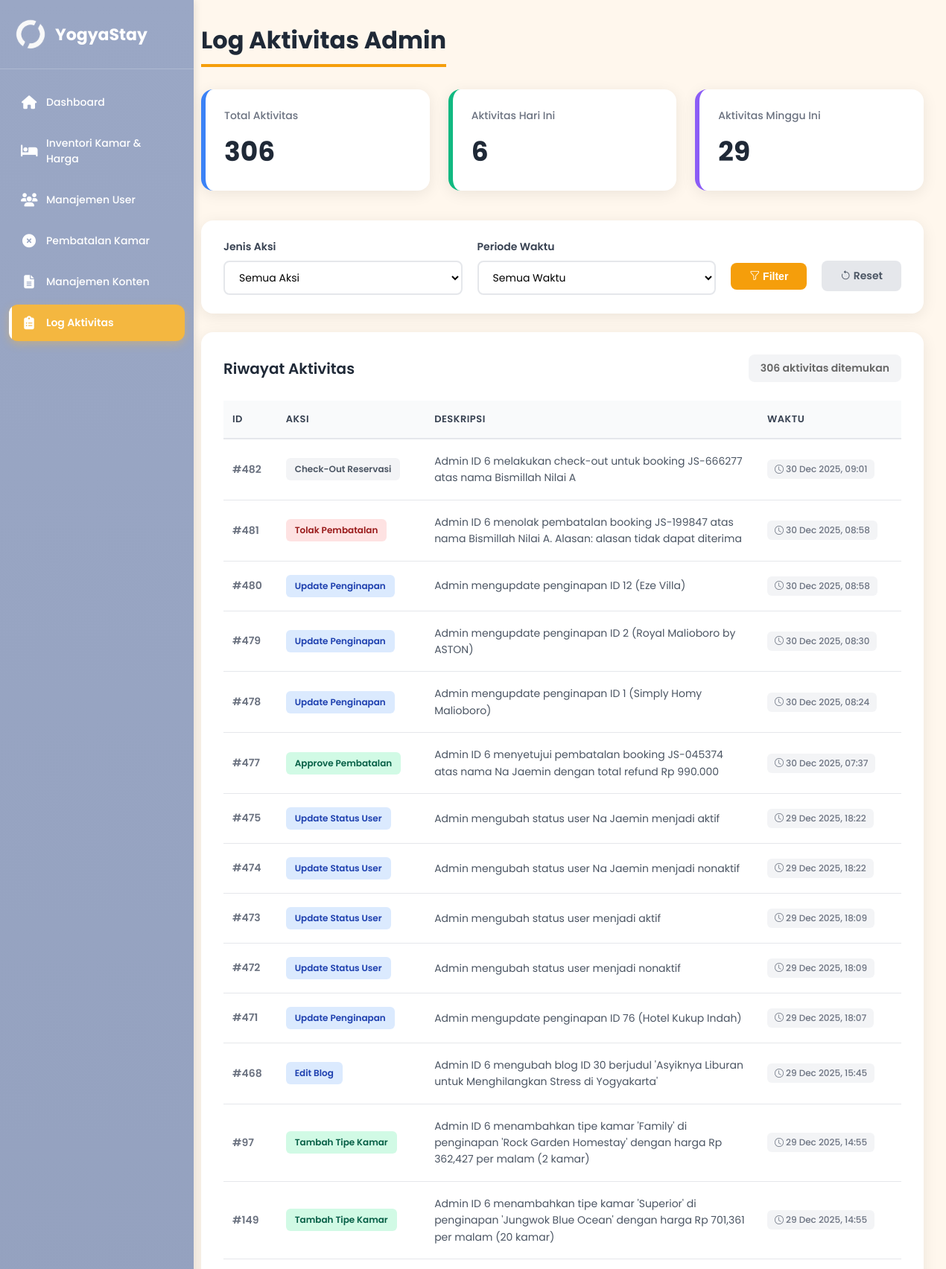
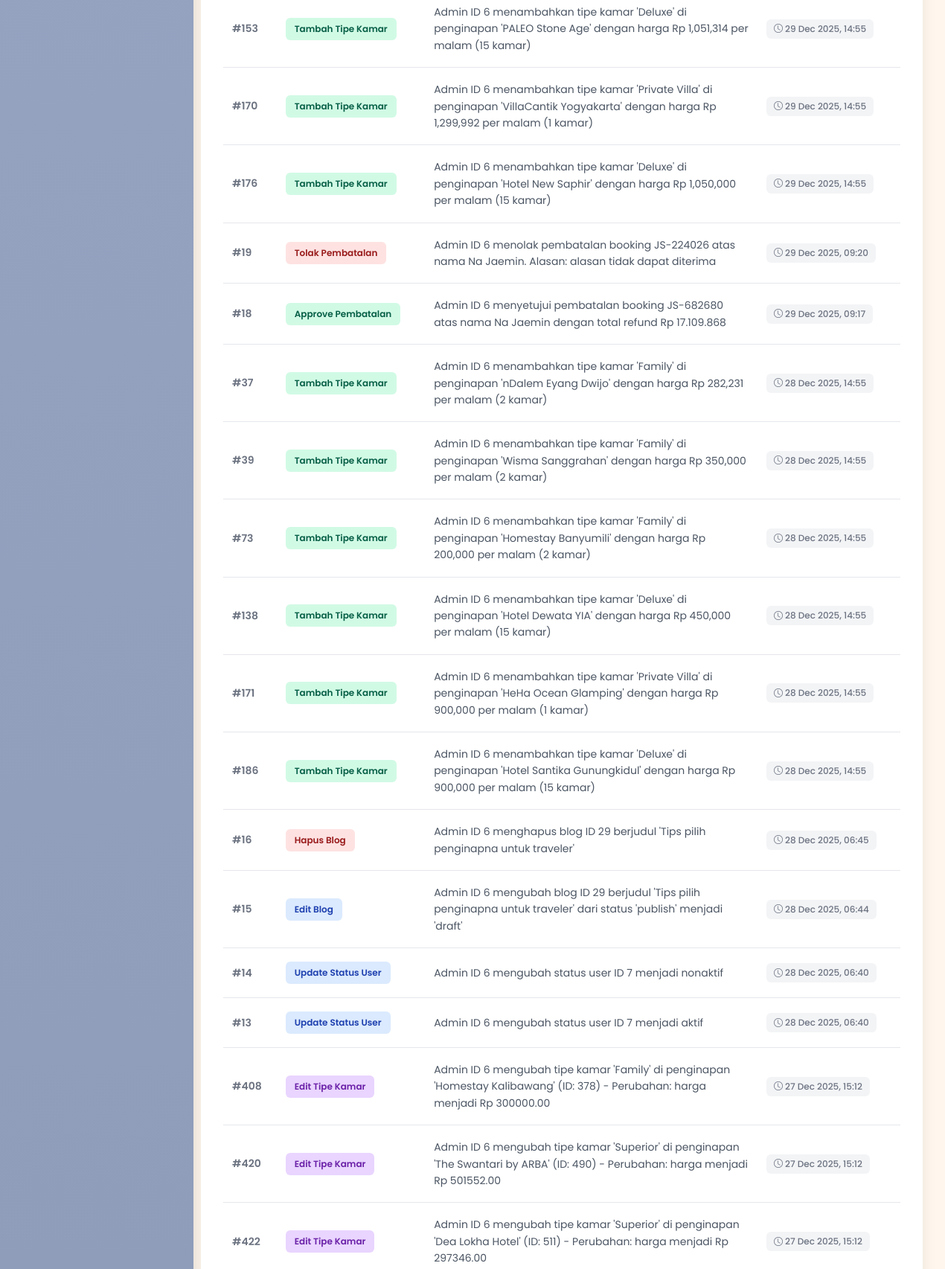
/admin/log/log.php (signed in, upper part), run on the app's committed database (2 pictures, top to bottom).
### tables this page shows
CREATE TABLE `log_aktivitas_admin` (
  `id_log` int(11) NOT NULL,
  `id_admin` int(11) NOT NULL,
  `aksi` varchar(150) NOT NULL,
  `deskripsi` text DEFAULT NULL,
  `created_at` timestamp NOT NULL DEFAULT current_timestamp()
);

### admin/log/log.php (the view, shortened to what this page needs)
<?php
require_once '../../config.php';
function getTotal($conn, $query)
{
    $res = mysqli_query($conn, $query);
    $row = mysqli_fetch_assoc($res);
    return $row['total'] ?? 0;
}
$filter_aksi = isset($_GET['aksi']) ? $_GET['aksi'] : 'semua';
$filter_tanggal = isset($_GET['tanggal']) ? $_GET['tanggal'] : 'semua';
$total_aktivitas = getTotal($conn, "SELECT COUNT(*) AS total FROM log_aktivitas_admin");
$aktivitas_hari_ini = getTotal($conn, "SELECT COUNT(*) AS total FROM log_aktivitas_admin WHERE DATE(created_at) = CURDATE()");
$aktivitas_minggu_ini = getTotal($conn, "SELECT COUNT(*) AS total FROM log_aktivitas_admin WHERE YEARWEEK(created_at) = YEARWEEK(CURDATE())");
$where_clause = "";
$query_log = mysqli_query($conn, "
    SELECT
        l.id_log,
        l.id_admin,
        l.aksi,
        l.deskripsi,
        l.created_at
    FROM log_aktivitas_admin l
    $where_clause
    ORDER BY l.created_at DESC
");
$total_filtered = mysqli_num_rows($query_log);
?>
<!DOCTYPE html>
<html lang="id">
<head>
    <link rel="stylesheet" href="https://cdn.jsdelivr.net/npm/bootstrap-icons@1.11.1/font/bootstrap-icons.css">
</head>
<body>
    <div class="layout">
        <?php include '../partials/sidebar.php'; ?>
        <div class="content">
            <div class="topbar">
                <h1>Log Aktivitas Admin</h1>
            </div>
            <div class="cards">
                <div class="card blue">
                    <small>Total Aktivitas</small>
                    <h2><?= $total_aktivitas ?></h2>
                </div>
                <div class="card green">
                    <small>Aktivitas Hari Ini</small>
                    <h2><?= $aktivitas_hari_ini ?></h2>
                </div>
                <div class="card purple">
                    <small>Aktivitas Minggu Ini</small>
                    <h2><?= $aktivitas_minggu_ini ?></h2>
                </div>
            </div>
            <div class="filter-section">
                <form method="GET" action="">
                    <div class="filter-row">
                        <div class="filter-group">
                            <label class="filter-label">Jenis Aksi</label>
                            <select name="aksi" class="filter-select">
                                <option value="semua" <?= $filter_aksi == 'semua' ? 'selected' : '' ?>>Semua Aksi</option>
                            </select>
                        </div>
                        <div class="filter-group">
                            <label class="filter-label">Periode Waktu</label>
                            <select name="tanggal" class="filter-select">
                                <option value="semua" <?= $filter_tanggal == 'semua' ? 'selected' : '' ?>>Semua Waktu
                                </option>
                            </select>
                        </div>
                        <button type="submit" class="btn-filter">
                            <i class="bi bi-funnel"></i> Filter
                        </button>
                        <a href="?" class="btn-reset">
                            <i class="bi bi-arrow-counterclockwise"></i> Reset
                        </a>
                    </div>
                </form>
            </div>
            <div class="table-section">
                <div class="table-header">
                    <h3>Riwayat Aktivitas</h3>
                    <span class="result-count">
                        <?= $total_filtered ?> aktivitas ditemukan
                    </span>
                </div>
                <div class="table-wrapper">
                    <table>
                        <thead>
                            <tr>
                                <th>ID</th>
                                <th>Aksi</th>
                                <th>Deskripsi</th>
                                <th>Waktu</th>
                            </tr>
                        </thead>
                        <tbody>
                            <?php if ($query_log && mysqli_num_rows($query_log) > 0): ?>
                                <?php while ($row = mysqli_fetch_assoc($query_log)): ?>
                                    <tr>
                                        <td style="font-weight:600;color:#6b7280">#<?= $row['id_log'] ?></td>
                                        <td>
                                            <?php
                                            $aksi = strtolower($row['aksi']);
                                            $badge_class = 'badge-default';
                                            if (strpos($aksi, 'tambah') !== false) {
                                                $badge_class = 'badge-tambah';
                                            } elseif (strpos($aksi, 'edit') !== false || strpos($aksi, 'update') !== false || strpos($aksi, 'ubah') !== false) {
                                                $badge_class = 'badge-edit';
                                            } elseif (strpos($aksi, 'hapus') !== false) {
                                                $badge_class = 'badge-hapus';
                                            } elseif (strpos($aksi, 'approve') !== false) {
                                                $badge_class = 'badge-approve';
                                            } elseif (strpos($aksi, 'tolak') !== false || strpos($aksi, 'reject') !== false) {
                                                $badge_class = 'badge-tolak';
                                            }
                                            if (strpos($aksi, 'kamar') !== false) {
                                                if (strpos($aksi, 'tambah') !== false) {
                                                    $badge_class = 'badge-tambah';
                                                } elseif (strpos($aksi, 'edit') !== false || strpos($aksi, 'update') !== false) {
                                                    $badge_class = 'badge-kamar';
                                                } elseif (strpos($aksi, 'hapus') !== false) {
                                                    $badge_class = 'badge-hapus';
                                                } elseif (strpos($aksi, 'stok') !== false) {
                                                    $badge_class = 'badge-stok';
                                                }
                                            }
                                            ?>
                                            <span class="badge-aksi <?= $badge_class ?>">
                                                <?= htmlspecialchars($row['aksi']) ?>
                                            </span>
                                        </td>
                                        <td class="deskripsi-cell">
                                            <?= htmlspecialchars($row['deskripsi']) ?>
                                        </td>
                                        <td>
                                            <span class="time-badge">
                                                <i class="bi bi-clock"></i>
                                                <?= date('d M Y, H:i', strtotime($row['created_at'])) ?>
                                            </span>
                                        </td>
                                    </tr>
                                <?php endwhile; ?>
                            <?php endif; ?>
                        </tbody>
                    </table>
                </div>
            </div>
        </div>
    </div>
</body>
</html>

### admin/log/log.php (style rules this page uses)
* { box-sizing: border-box; margin: 0; padding: 0 }
body { font-family: 'Poppins', sans-serif; background: #fff7ed; color: #1f2937; }
.layout { display: flex; min-height: 100vh }
.content { margin-left: 240px; padding: 30px; width: 100%; max-width: 1600px; transition: margin-left 0.3s ease }
.topbar { display: flex; gap: 15px; align-items: center; margin-bottom: 30px; }
h1 { margin: 0; font-size: 32px; font-weight: 700; color: #1f2937; border-bottom: 4px solid #f59e0b; display: inline-block; padding-bottom: 8px; }
.cards { display: grid; grid-template-columns: repeat(auto-fit, minmax(280px, 1fr)); gap: 25px; margin-top: 30px; margin-bottom: 40px; }
.card { background: #fff; padding: 25px; border-radius: 16px; box-shadow: 0 4px 20px rgba(0, 0, 0, .08); transition: transform 0.2s, box-shadow 0.2s; }
.card.blue { border-left: 6px solid #3b82f6 }
.card.green { border-left: 6px solid #10b981 }
.card.purple { border-left: 6px solid #8b5cf6 }
.card small { color: #6b7280; font-size: 14px; font-weight: 500; display: block; margin-bottom: 10px; }
.card h2 { font-size: 36px; font-weight: 700; color: #1f2937; margin: 0; }
.filter-section { background: #fff; padding: 25px 30px; border-radius: 16px; box-shadow: 0 4px 20px rgba(0, 0, 0, .08); margin-bottom: 25px; }
.filter-row { display: flex; gap: 20px; flex-wrap: wrap; align-items: center; }
.filter-group { flex: 1; min-width: 200px; }
.filter-label { display: block; font-size: 14px; font-weight: 600; color: #374151; margin-bottom: 8px; }
.filter-select { width: 100%; padding: 10px 15px; border: 2px solid #e5e7eb; border-radius: 8px; font-size: 14px; font-family: 'Poppins', sans-serif; background: white; cursor: pointer; transition: border-color 0.3s; }
.btn-filter { padding: 10px 25px; background: #f59e0b; color: white; border: none; border-radius: 8px; font-size: 14px; font-weight: 600; cursor: pointer; transition: all 0.3s; margin-top: 24px; }
.btn-reset { padding: 10px 25px; background: #e5e7eb; color: #4b5563; border: none; border-radius: 8px; font-size: 14px; font-weight: 600; cursor: pointer; transition: all 0.3s; margin-top: 24px; text-decoration: none; display: inline-block; }
.table-section { background: #fff; padding: 30px; border-radius: 16px; box-shadow: 0 4px 20px rgba(0, 0, 0, .08); }
.table-header { display: flex; justify-content: space-between; align-items: center; margin-bottom: 25px; }
.table-section h3 { font-size: 20px; font-weight: 600; color: #1f2937; margin: 0; }
.result-count { font-size: 14px; color: #666; background: #f3f4f6; padding: 8px 16px; border-radius: 8px; font-weight: 600; }
.table-wrapper { overflow-x: auto; }
table { width: 100%; border-collapse: collapse; min-width: 900px; }
thead { background: #f9fafb; }
th { padding: 15px 12px; text-align: left; font-weight: 600; color: #374151; font-size: 13px; border-bottom: 2px solid #e5e7eb; text-transform: uppercase; letter-spacing: 0.5px; }
td { padding: 18px 12px; font-size: 14px; color: #4b5563; border-bottom: 1px solid #e5e7eb; }
.badge-aksi { display: inline-block; padding: 6px 12px; border-radius: 6px; font-size: 12px; font-weight: 600; }
.badge-tambah { background: #d1fae5; color: #065f46; }
.badge-edit { background: #dbeafe; color: #1e40af; }
.badge-hapus { background: #fee2e2; color: #991b1b; }
.badge-approve { background: #d1fae5; color: #065f46; }
.badge-tolak { background: #fee2e2; color: #991b1b; }
.badge-kamar { background: #e9d5ff; color: #6b21a8; }
.badge-default { background: #f3f4f6; color: #4b5563; }
.time-badge { display: inline-block; padding: 4px 10px; background: #f3f4f6; border-radius: 6px; font-size: 12px; color: #6b7280; font-weight: 500; }
.deskripsi-cell { max-width: 400px; line-height: 1.6; }

### data on the page
log_aktivitas_admin: id_log "482", aksi "Check-Out Reservasi", deskripsi "Admin ID 6 melakukan check-out untuk booking JS-666277 atas nama Bismillah Nilai A", created_at "30 Dec 2025, 09:01"
log_aktivitas_admin: id_log "481", aksi "Tolak Pembatalan", deskripsi "Admin ID 6 menolak pembatalan booking JS-199847 atas nama Bismillah Nilai A. Alasan: alasan tidak dapat diterima", created_at "30 Dec 2025, 08:58"
log_aktivitas_admin: id_log "480", aksi "Update Penginapan", deskripsi "Admin mengupdate penginapan ID 12 (Eze Villa)", created_at "30 Dec 2025, 08:58"
log_aktivitas_admin: id_log "479", aksi "Update Penginapan", deskripsi "Admin mengupdate penginapan ID 2 (Royal Malioboro by ASTON)", created_at "30 Dec 2025, 08:30"
log_aktivitas_admin: id_log "478", aksi "Update Penginapan", deskripsi "Admin mengupdate penginapan ID 1 (Simply Homy Malioboro)", created_at "30 Dec 2025, 08:24"
log_aktivitas_admin: id_log "477", aksi "Approve Pembatalan", deskripsi "Admin ID 6 menyetujui pembatalan booking JS-045374 atas nama Na Jaemin dengan total refund Rp 990.000", created_at "30 Dec 2025, 07:37"
log_aktivitas_admin: id_log "475", aksi "Update Status User", deskripsi "Admin mengubah status user Na Jaemin menjadi aktif", created_at "29 Dec 2025, 18:22"
log_aktivitas_admin: id_log "474", aksi "Update Status User", deskripsi "Admin mengubah status user Na Jaemin menjadi nonaktif", created_at "29 Dec 2025, 18:22"
log_aktivitas_admin: id_log "473", aksi "Update Status User", deskripsi "Admin mengubah status user menjadi aktif", created_at "29 Dec 2025, 18:09"
log_aktivitas_admin: id_log "472", aksi "Update Status User", deskripsi "Admin mengubah status user menjadi nonaktif", created_at "29 Dec 2025, 18:09"
log_aktivitas_admin: id_log "471", aksi "Update Penginapan", deskripsi "Admin mengupdate penginapan ID 76 (Hotel Kukup Indah)", created_at "29 Dec 2025, 18:07"
log_aktivitas_admin: id_log "468", aksi "Edit Blog", deskripsi "Admin ID 6 mengubah blog ID 30 berjudul 'Asyiknya Liburan untuk Menghilangkan Stress di Yogyakarta'", created_at "29 Dec 2025, 15:45"
log_aktivitas_admin: id_log "97", aksi "Tambah Tipe Kamar", deskripsi "Admin ID 6 menambahkan tipe kamar 'Family' di penginapan 'Rock Garden Homestay' dengan harga Rp 362,427 per malam (2 kamar)", created_at "29 Dec 2025, 14:55"
log_aktivitas_admin: id_log "149", aksi "Tambah Tipe Kamar", deskripsi "Admin ID 6 menambahkan tipe kamar 'Superior' di penginapan 'Jungwok Blue Ocean' dengan harga Rp 701,361 per malam (20 kamar)", created_at "29 Dec 2025, 14:55"
log_aktivitas_admin: id_log "153", aksi "Tambah Tipe Kamar", deskripsi "Admin ID 6 menambahkan tipe kamar 'Deluxe' di penginapan 'PALEO Stone Age' dengan harga Rp 1,051,314 per malam (15 kamar)", created_at "29 Dec 2025, 14:55"
log_aktivitas_admin: id_log "170", aksi "Tambah Tipe Kamar", deskripsi "Admin ID 6 menambahkan tipe kamar 'Private Villa' di penginapan 'VillaCantik Yogyakarta' dengan harga Rp 1,299,992 per malam (1 kamar)", created_at "29 Dec 2025, 14:55"
log_aktivitas_admin: id_log "176", aksi "Tambah Tipe Kamar", deskripsi "Admin ID 6 menambahkan tipe kamar 'Deluxe' di penginapan 'Hotel New Saphir' dengan harga Rp 1,050,000 per malam (15 kamar)", created_at "29 Dec 2025, 14:55"
log_aktivitas_admin: id_log "19", aksi "Tolak Pembatalan", deskripsi "Admin ID 6 menolak pembatalan booking JS-224026 atas nama Na Jaemin. Alasan: alasan tidak dapat diterima", created_at "29 Dec 2025, 09:20"
log_aktivitas_admin: id_log "18", aksi "Approve Pembatalan", deskripsi "Admin ID 6 menyetujui pembatalan booking JS-682680 atas nama Na Jaemin dengan total refund Rp 17.109.868", created_at "29 Dec 2025, 09:17"
log_aktivitas_admin: id_log "37", aksi "Tambah Tipe Kamar", deskripsi "Admin ID 6 menambahkan tipe kamar 'Family' di penginapan 'nDalem Eyang Dwijo' dengan harga Rp 282,231 per malam (2 kamar)", created_at "28 Dec 2025, 14:55"
log_aktivitas_admin: id_log "39", aksi "Tambah Tipe Kamar", deskripsi "Admin ID 6 menambahkan tipe kamar 'Family' di penginapan 'Wisma Sanggrahan' dengan harga Rp 350,000 per malam (2 kamar)", created_at "28 Dec 2025, 14:55"
log_aktivitas_admin: id_log "73", aksi "Tambah Tipe Kamar", deskripsi "Admin ID 6 menambahkan tipe kamar 'Family' di penginapan 'Homestay Banyumili' dengan harga Rp 200,000 per malam (2 kamar)", created_at "28 Dec 2025, 14:55"
log_aktivitas_admin: id_log "138", aksi "Tambah Tipe Kamar", deskripsi "Admin ID 6 menambahkan tipe kamar 'Deluxe' di penginapan 'Hotel Dewata YIA' dengan harga Rp 450,000 per malam (15 kamar)", created_at "28 Dec 2025, 14:55"
log_aktivitas_admin: id_log "171", aksi "Tambah Tipe Kamar", deskripsi "Admin ID 6 menambahkan tipe kamar 'Private Villa' di penginapan 'HeHa Ocean Glamping' dengan harga Rp 900,000 per malam (1 kamar)", created_at "28 Dec 2025, 14:55"
log_aktivitas_admin: id_log "186", aksi "Tambah Tipe Kamar", deskripsi "Admin ID 6 menambahkan tipe kamar 'Deluxe' di penginapan 'Hotel Santika Gunungkidul' dengan harga Rp 900,000 per malam (15 kamar)", created_at "28 Dec 2025, 14:55"
log_aktivitas_admin: id_log "16", aksi "Hapus Blog", deskripsi "Admin ID 6 menghapus blog ID 29 berjudul 'Tips pilih penginapna untuk traveler'", created_at "28 Dec 2025, 06:45"
log_aktivitas_admin: id_log "15", aksi "Edit Blog", deskripsi "Admin ID 6 mengubah blog ID 29 berjudul 'Tips pilih penginapna untuk traveler' dari status 'publish' menjadi 'draft'", created_at "28 Dec 2025, 06:44"
log_aktivitas_admin: id_log "14", aksi "Update Status User", deskripsi "Admin ID 6 mengubah status user ID 7 menjadi nonaktif", created_at "28 Dec 2025, 06:40"
log_aktivitas_admin: id_log "13", aksi "Update Status User", deskripsi "Admin ID 6 mengubah status user ID 7 menjadi aktif", created_at "28 Dec 2025, 06:40"
log_aktivitas_admin: id_log "408", aksi "Edit Tipe Kamar", deskripsi "Admin ID 6 mengubah tipe kamar 'Family' di penginapan 'Homestay Kalibawang' (ID: 378) - Perubahan: harga menjadi Rp 300000.00", created_at "27 Dec 2025, 15:12"
log_aktivitas_admin: id_log "420", aksi "Edit Tipe Kamar", deskripsi "Admin ID 6 mengubah tipe kamar 'Superior' di penginapan 'The Swantari by ARBA' (ID: 490) - Perubahan: harga menjadi Rp 501552.00", created_at "27 Dec 2025, 15:12"
log_aktivitas_admin: id_log "422", aksi "Edit Tipe Kamar", deskripsi "Admin ID 6 mengubah tipe kamar 'Superior' di penginapan 'Dea Lokha Hotel' (ID: 511) - Perubahan: harga menjadi Rp 297346.00", created_at "27 Dec 2025, 15:12"

### other printed values
$total_aktivitas "306"
$aktivitas_hari_ini "6"
$aktivitas_minggu_ini "29"
$total_filtered "306"
